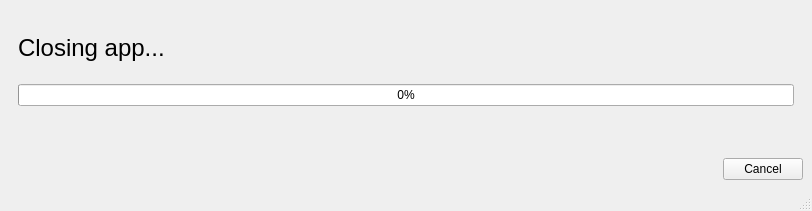
<?xml version="1.0" encoding="UTF-8"?>
<ui version="4.0">
 <class>MainWindow</class>
 <widget class="QMainWindow" name="MainWindow">
  <property name="geometry">
   <rect>
    <x>0</x>
    <y>0</y>
    <width>812</width>
    <height>211</height>
   </rect>
  </property>
  <property name="windowTitle">
   <string>Cells Database Updater</string>
  </property>
  <widget class="QWidget" name="centralwidget">
   <layout class="QGridLayout" name="gridLayout">
    <item row="1" column="0">
     <widget class="QDialogButtonBox" name="buttonBox">
      <property name="standardButtons">
       <set>QDialogButtonBox::Cancel</set>
      </property>
     </widget>
    </item>
    <item row="0" column="0">
     <widget class="QWidget" name="verticalWidget" native="true">
      <layout class="QVBoxLayout" name="verticalLayout">
       <item alignment="Qt::AlignLeft|Qt::AlignVCenter">
        <widget class="QLabel" name="lblStatus">
         <property name="font">
          <font>
           <family>Arial</family>
           <pointsize>18</pointsize>
          </font>
         </property>
         <property name="text">
          <string>Closing app...</string>
         </property>
        </widget>
       </item>
       <item alignment="Qt::AlignTop">
        <widget class="QProgressBar" name="progressBar">
         <property name="sizePolicy">
          <sizepolicy hsizetype="Expanding" vsizetype="Minimum">
           <horstretch>0</horstretch>
           <verstretch>0</verstretch>
          </sizepolicy>
         </property>
         <property name="value">
          <number>0</number>
         </property>
        </widget>
       </item>
      </layout>
     </widget>
    </item>
   </layout>
  </widget>
  <widget class="QStatusBar" name="statusbar"/>
 </widget>
 <resources/>
 <connections/>
</ui>
